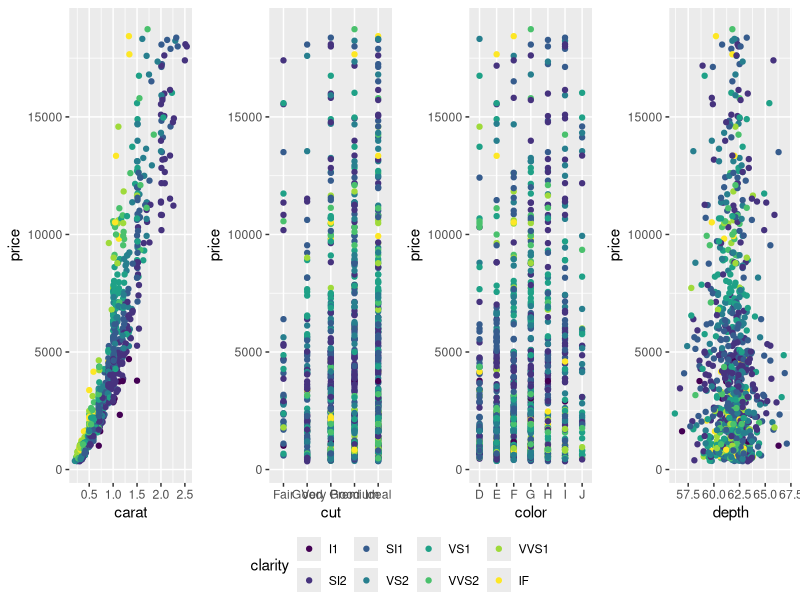
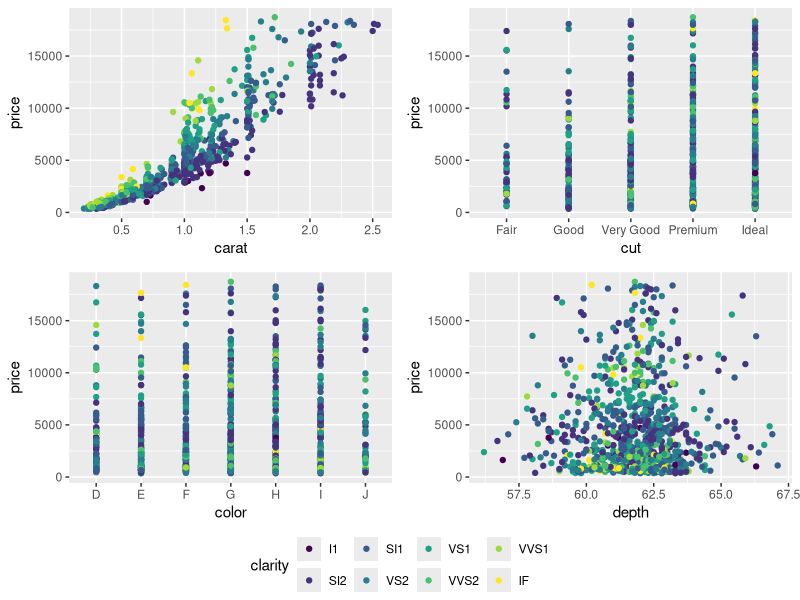

These charts were generated, in order, by the following R code:
library(ggplot2)
library(gridExtra)
library(grid)


grid_arrange_shared_legend <- function(..., ncol = length(list(...)), nrow = 1, position = c("bottom", "right")) {
  
  plots <- list(...)
  position <- match.arg(position)
  g <- ggplotGrob(plots[[1]] + theme(legend.position = position))$grobs
  legend <- g[[which(sapply(g, function(x) x$name) == "guide-box")]]
  lheight <- sum(legend$height)
  lwidth <- sum(legend$width)
  gl <- lapply(plots, function(x) x + theme(legend.position="none"))
  gl <- c(gl, ncol = ncol, nrow = nrow)
  
  combined <- switch(position,
                     "bottom" = arrangeGrob(do.call(arrangeGrob, gl),
                                            legend,
                                            ncol = 1,
                                            heights = unit.c(unit(1, "npc") - lheight, lheight)),
                     "right" = arrangeGrob(do.call(arrangeGrob, gl),
                                           legend,
                                           ncol = 2,
                                           widths = unit.c(unit(1, "npc") - lwidth, lwidth)))
  
  grid.newpage()
  grid.draw(combined)
  
  # return gtable invisibly
  invisible(combined)
  
}

dev.off()
dsamp <- diamonds[sample(nrow(diamonds), 1000), ]
p1 <- qplot(carat, price, data = dsamp, colour = clarity)
p2 <- qplot(cut, price, data = dsamp, colour = clarity)
p3 <- qplot(color, price, data = dsamp, colour = clarity)
p4 <- qplot(depth, price, data = dsamp, colour = clarity)
grid_arrange_shared_legend(p1, p2, p3, p4, ncol = 4, nrow = 1)
grid_arrange_shared_legend(p1, p2, p3, p4, ncol = 2, nrow = 2)
